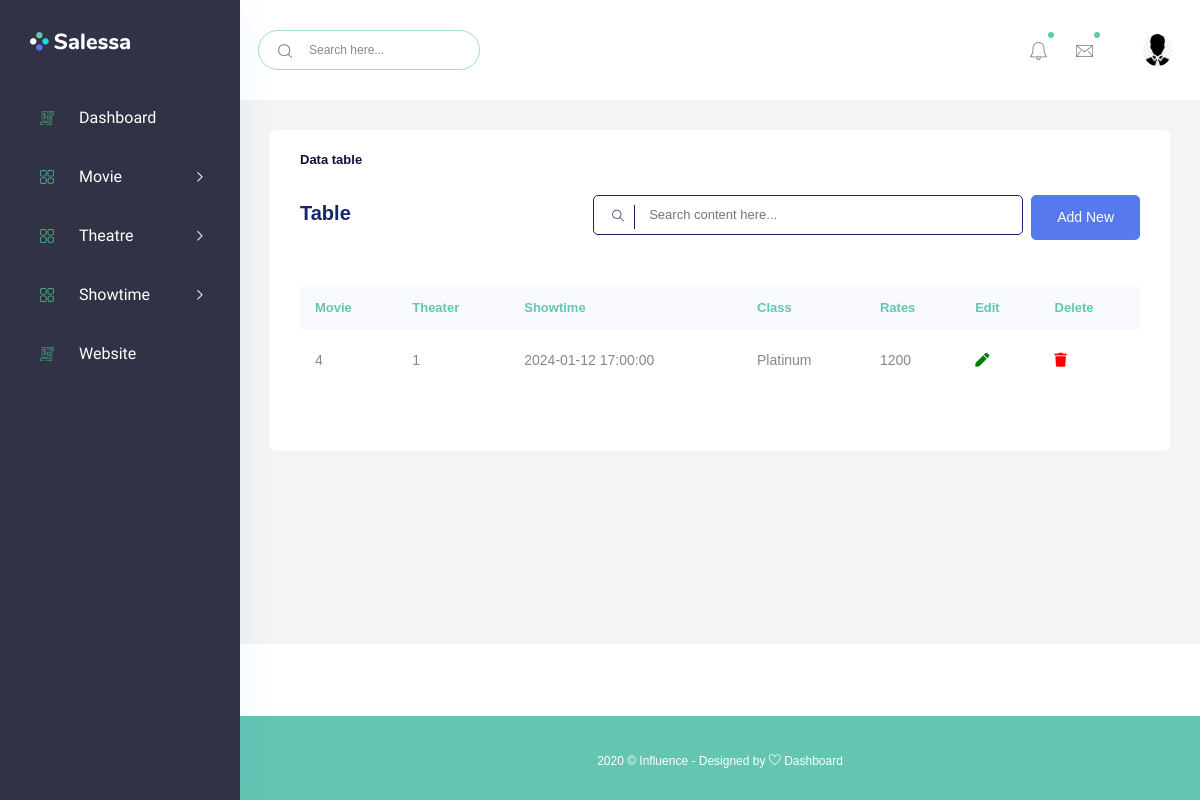
The app's page /Admin/showtime/ShowtimeL.php (signed in) with its own data.
### tables this page shows
CREATE TABLE `showtime` (
  `id` int(11) NOT NULL AUTO_INCREMENT,
  `movie_id` int(11) DEFAULT NULL,
  `Theater_id` int(11) DEFAULT NULL,
  `showdatetime` datetime DEFAULT NULL,
  `Class` varchar(50) DEFAULT NULL,
  `Rates` int(11) DEFAULT NULL,
  `name` varchar(100) DEFAULT NULL,
  PRIMARY KEY (`id`),
  KEY `movie_id` (`movie_id`),
  KEY `Theater_id` (`Theater_id`),
  CONSTRAINT `showtime_ibfk_1` FOREIGN KEY (`movie_id`) REFERENCES `movies` (`id`),
  CONSTRAINT `showtime_ibfk_2` FOREIGN KEY (`Theater_id`) REFERENCES `theater` (`id`)
);

CREATE TABLE `theater` (
  `id` int(11) NOT NULL AUTO_INCREMENT,
  `Theater_Name` varchar(200) DEFAULT NULL,
  `Location` varchar(200) DEFAULT NULL,
  `Capacity` int(11) DEFAULT NULL,
  `Class` varchar(500) DEFAULT NULL,
  PRIMARY KEY (`id`)
);

### Admin/showtime/showtimeL.php (the view, shortened to what this page needs)
<?php
if(!isset($_SESSION['user_id'])){
    echo "<script>location.href = 'adminLogin.php';</script>";
  }
  else{
    include("header.php");
    include("../config.php");
    $query = "SELECT * FROM showtime s INNER JOIN movies m ON s.movie_id = m.id INNER JOIN theater t ON s.Theater_id = t.id";
    $result = mysqli_query($conn, $query);
?>
</div>
<div class="main_content_iner ">
<div class="container-fluid p-0">
<div class="row justify-content-center">
<div class="col-lg-12">
<div class="white_card card_height_100 mb_30">
<div class="white_card_header">
<div class="box_header m-0">
<div class="main-title">
<h3 class="m-0">Data table</h3>
</div>
</div>
</div>
<div class="white_card_body">
<div class="QA_section">
<div class="white_box_tittle list_header">
<h4>Table</h4>
<div class="box_right d-flex lms_block">
<div class="serach_field_2">
<div class="search_inner">
<form Active="#">
<div class="search_field">
<input type="text" placeholder="Search content here...">
</div>
<button type="submit"> <i class="ti-search"></i> </button>
</form>
</div>
</div>
<div class="add_button ms-2">
<a href="addMovie.php" data-bs-toggle="modal" data-bs-target="#addcategory" class="btn_1">Add New</a>
</div>
</div>
</div>
<div class="QA_table mb_30">
<table class="table lms_table_active ">
<thead>
<tr>
<th scope="col">Movie</th>
<th scope="col">Theater</th>
<th scope="col">Showtime</th>
<th scope="col">Class</th>
<th scope="col">Rates</th>
<th scope="col">Edit</th>
<th scope="col">Delete</th>
</tr>
</thead>
<tbody>
    <?php
        while($data = mysqli_fetch_assoc($result)){
    ?>
    <tr>
        <td><?php echo $data["movie_id"]; ?></td>
        <td><?php echo $data["Theater_id"]; ?></td>
        <td><?php echo $data["showdatetime"]; ?></td>
        <td><?php echo $data["Class"]; ?></td>
        <td><?php echo $data["Rates"]; ?></td>
        <td><a href="edit.php?id=<?php echo $data["id"]; ?>"><i class="fa fa-pen" style="color:green;"></i></a></td>
        <td><a href="delete.php?id=<?php echo $data["id"]; ?>"><i class="fa fa-trash" aria-hidden="true" style="color:red;"></i></a></td>
    </tr>
    <?php
        }
    ?>
</tbody>
</table>
</div>
</div>
</div>
</div>
</div>
</div>
</div>
</div>
<?php
    include("footer.php");
  }
?>

### records on screen
showtime: movie "4", Theater "1", showdatetime "2024-01-12 17:00:00", Theater.Class "Platinum", Rates "1200"
